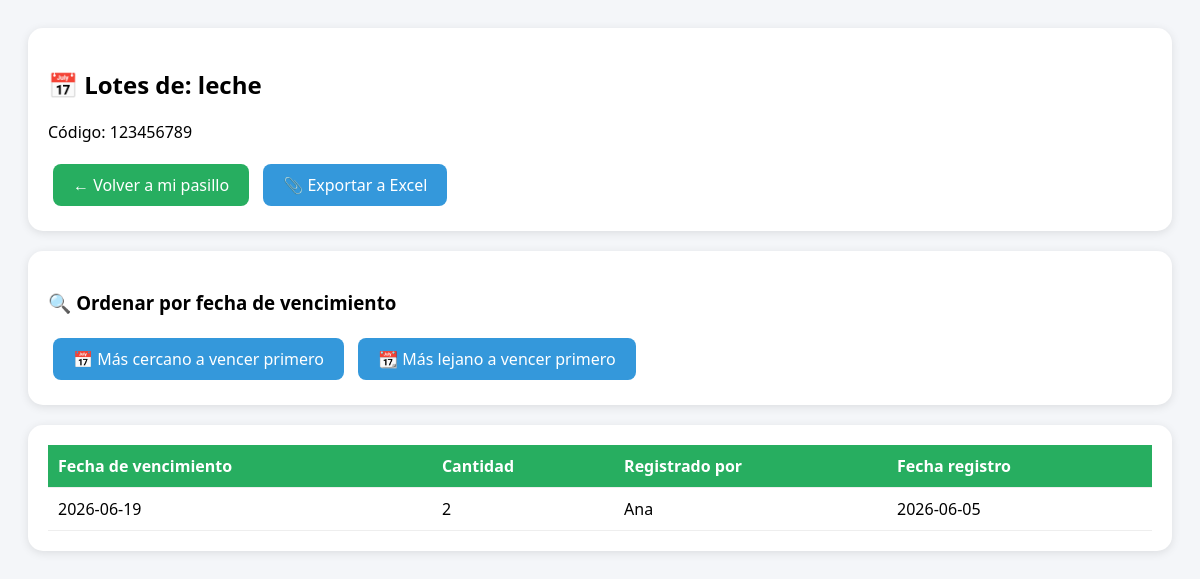
/ver_lotes/123456789 (signed in), run on the app's committed database.
### tables this page shows
CREATE TABLE productos (
            codigo TEXT PRIMARY KEY,
            nombre TEXT,
            precio REAL,
            pasillo TEXT,
            usuario_responsable TEXT
        , uxb TEXT);

CREATE TABLE lotes (
            id INTEGER PRIMARY KEY AUTOINCREMENT,
            codigo_producto TEXT,
            fecha_vencimiento DATE,
            cantidad INTEGER,
            usuario_registra TEXT,
            fecha_registro DATE
        );

### app.py (the view)
@app.route('/ver_lotes/<codigo>')
def ver_lotes(codigo):
    if 'user_id' not in session:
        return redirect(url_for('login'))
    orden = request.args.get('orden', 'asc')
    hoy = date.today().isoformat()
    conn = obtener_conexion()
    cursor = conn.cursor()
    cursor.execute("SELECT nombre FROM productos WHERE codigo=?", (codigo,))
    producto = cursor.fetchone()
    if orden == 'asc':
        cursor.execute("SELECT fecha_vencimiento, cantidad, usuario_registra, fecha_registro FROM lotes WHERE codigo_producto=? ORDER BY fecha_vencimiento ASC", (codigo,))
    else:
        cursor.execute("SELECT fecha_vencimiento, cantidad, usuario_registra, fecha_registro FROM lotes WHERE codigo_producto=? ORDER BY fecha_vencimiento DESC", (codigo,))
    lotes = cursor.fetchall()
    conn.close()
    return render_template('ver_lotes.html', lotes=lotes, producto=producto, codigo=codigo, orden=orden, hoy=hoy)

### database.py (called while the page is built)
def obtener_conexion():
    return sqlite3.connect(DB_PATH)

### templates/ver_lotes.html (shortened to what this page needs)
<!DOCTYPE html>
<html>
<head>
</head>
<body>
    <div class="card">
        <h2>📅 Lotes de: {{ producto[0] }}</h2>
        <p>Código: {{ codigo }}</p>
        <a href="/user_pasillo" class="btn btn-primary">← Volver a mi pasillo</a>
        <a href="/exportar_excel" class="btn btn-info">📎 Exportar a Excel</a>
    </div>
    <div class="card">
        <h3>🔍 Ordenar por fecha de vencimiento</h3>
        <a href="/ver_lotes/{{ codigo }}?orden=asc" class="btn btn-info">📅 Más cercano a vencer primero</a>
        <a href="/ver_lotes/{{ codigo }}?orden=desc" class="btn btn-info">📆 Más lejano a vencer primero</a>
    </div>
    <div class="card">
        <table>
            <thead><tr><th>Fecha de vencimiento</th><th>Cantidad</th><th>Registrado por</th><th>Fecha registro</th></tr></thead>
            <tbody>
                {% for l in lotes %}
                <tr>
                    <td class="{% if l[0]|string <= hoy %}alerta{% endif %}">{{ l[0] }}</td>
                    <td>{{ l[1] }}</td><td>{{ l[2] }}</td><td>{{ l[3] }}</td>
                </tr>
                {% endfor %}
            </tbody>
        </table>
    </div>
</body>
</html>

### templates/ver_lotes.html (style rules this page uses)
body { font-family: 'Segoe UI', Arial, sans-serif; background: #f4f6f9; padding: 20px; }
.card { background: white; padding: 20px; border-radius: 15px; margin-bottom: 20px; box-shadow: 0 2px 10px rgba(0,0,0,0.1); }
.btn { padding: 10px 20px; border: none; border-radius: 8px; cursor: pointer; text-decoration: none; display: inline-block; margin: 5px; }
.btn-primary { background: #27ae60; color: white; }
.btn-info { background: #3498db; color: white; }
table { width: 100%; border-collapse: collapse; }
th, td { padding: 10px; text-align: left; border-bottom: 1px solid #eee; }
th { background: #27ae60; color: white; }

### data on the page
productos: nombre "leche"
lotes: fecha_vencimiento "2026-06-19", cantidad "2", usuario_registra "Ana", fecha_registro "2026-06-05"

### other printed values
{{ codigo }} "123456789"
